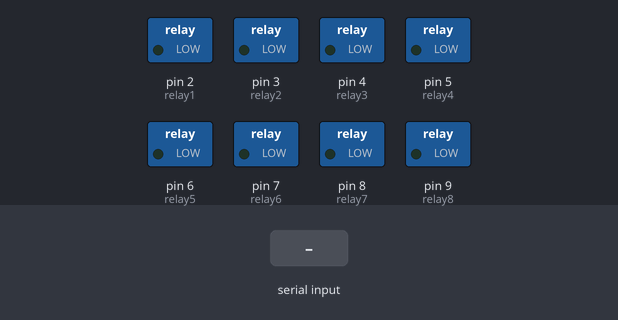
Recording of a sketch running on a simulated Arduino Uno, built with avr-gcc and run on an emulated ATmega328P. On the bench: switched loads named in the sketch (green lamp = pin HIGH). The inputs (shaded band) are chosen by the test bench.

Above: at 1.2 s.
1.3 s: "1" received over Serial
At 1.45 s:
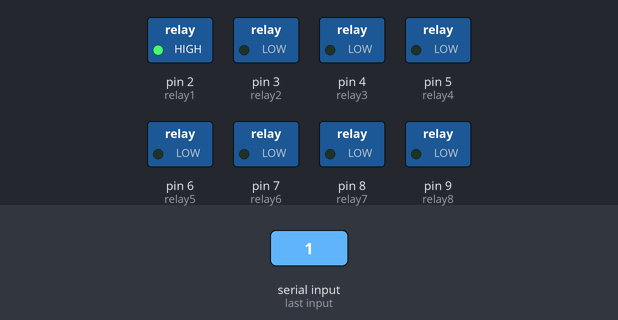
3.1 s: "2" received over Serial
At 3.25 s:
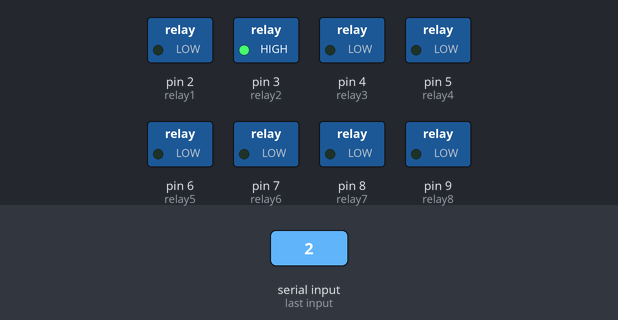
4.9 s: "3" received over Serial
At 5.05 s:
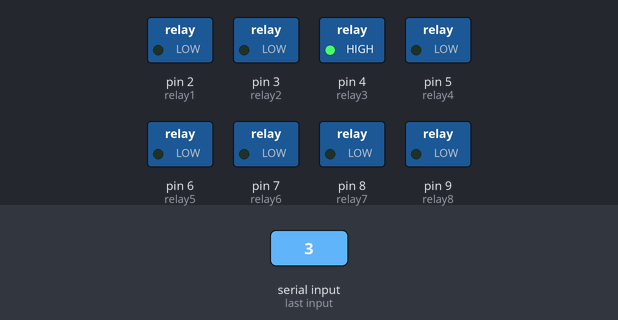
6.7 s: "4" received over Serial
At 6.85 s:
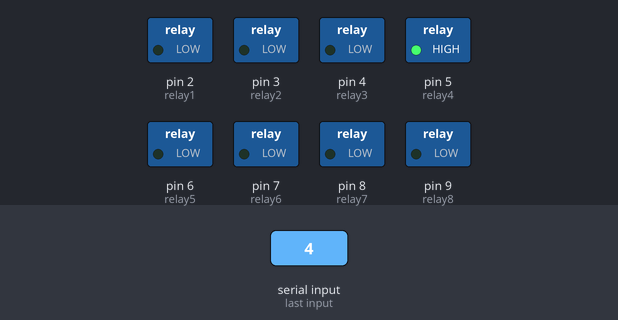
8.5 s: "5" received over Serial
At 8.65 s:
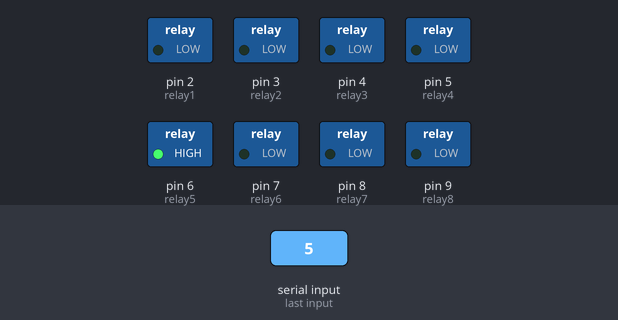
10.3 s: "6" received over Serial
At 10.45 s:
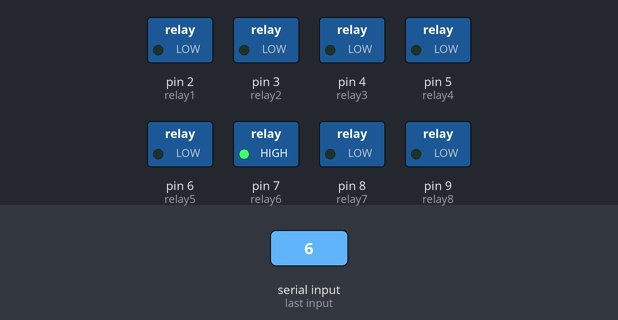
Timing chart, 0 to 13.1 s (numbered marks = the images above; inputs shaded):
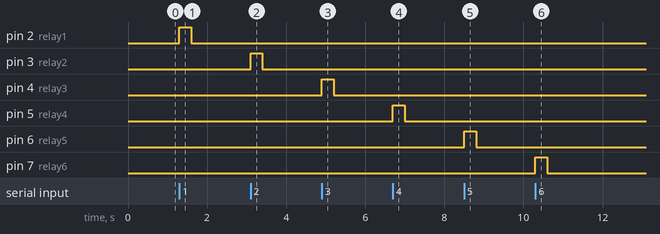

Measured:
- after the input at 1.3 s, pin 2 (relay1): LOW → HIGH at once, → LOW 0.30 s later
- after the input at 3.1 s, pin 3 (relay2): LOW → HIGH at once, → LOW 0.30 s later
- after the input at 4.9 s, pin 4 (relay3): LOW → HIGH at once, → LOW 0.30 s later
- after the input at 6.7 s, pin 5 (relay4): LOW → HIGH at once, → LOW 0.30 s later
- after the input at 8.5 s, pin 6 (relay5): LOW → HIGH at once, → LOW 0.30 s later
- after the input at 10.3 s, pin 7 (relay6): LOW → HIGH at once, → LOW 0.30 s later

The sketch:

Project_Robotik.ino
```cpp
int relay1 = 2; // Sesuaikan dengan pin yang Anda gunakan pada Arduino
int relay2 = 3;
int relay3 = 4;
int relay4 = 5;
int relay5 = 6;
int relay6 = 7;
int relay7 = 8;
int relay8 = 9;

void setup() {
  pinMode(relay1, OUTPUT);
  pinMode(relay2, OUTPUT);
  pinMode(relay3, OUTPUT);
  pinMode(relay4, OUTPUT);
  pinMode(relay5, OUTPUT);
  pinMode(relay6, OUTPUT);
  pinMode(relay7, OUTPUT);
  pinMode(relay8, OUTPUT);
  Serial.begin(9600);
}

void SwitchON(int relay){
  for (int x = 0; x < 1;x++){
    digitalWrite(relay, HIGH);
    delay(300);
    digitalWrite(relay, LOW);
    delay(300);
  }
}

void loop() {
  // SwitchON(relay1);
  if (Serial.available()>0) {
    // String command = Serial.readStringUntil('\n');
    char command = Serial.read();
    // if(command == '10000\n'){
    //   SwitchON(relay1);
    // }else if(command == '11000'){
    //   SwitchON(relay2);
    // }else if(command == '11100'){
    //   SwitchON(relay3);
    // }else if(command == '11110'){
    //   SwitchON(relay4);
    // }else if(command == '11111'){
    //   SwitchON(relay5);
    // }else if(command == '01111'){
    //   SwitchON(relay6);
    // }else if(command == '00111'){
    //   SwitchON(relay7);
    // }else if(command == '00011'){
    //   SwitchON(relay8);
    // }else{}
    if(command == '1'){
      SwitchON(relay1);
    }else if(command == '2'){
      SwitchON(relay2);
    }else if(command == '3'){
      SwitchON(relay3);
    }else if(command == '4'){
      SwitchON(relay4);
    }else if(command == '5'){
      SwitchON(relay5);
    }else if(command == '6'){
      SwitchON(relay6);
    }else if(command == '7'){
      SwitchON(relay7);
    }else if(command == '8'){
      SwitchON(relay8);
    }else{}
  }

}
```
